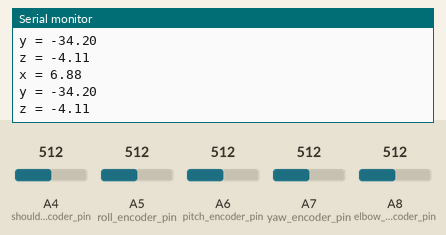
Recording of a sketch running on a simulated Arduino Mega 2560, built with avr-gcc and run on an emulated ATmega2560. On the bench: the last lines printed to the serial monitor. The test bench sets the inputs (shaded band); at power-on: A4 (shoulder_encoder_pin) = 512, A5 (roll_encoder_pin) = 512, A6 (pitch_encoder_pin) = 512, A7 (yaw_encoder_pin) = 512, A8 (elbow_encoder_pin) = 512.

Above: at 1.3 s.
1.4 s: A4 (shoulder_encoder_pin) set to 716
At 1.84 s:
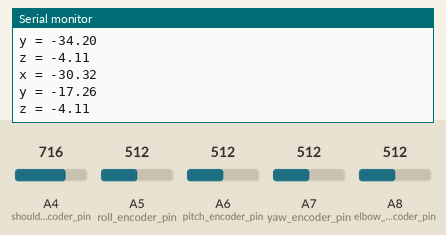
2.9 s: A5 (roll_encoder_pin) set to 716
At 3.35 s:
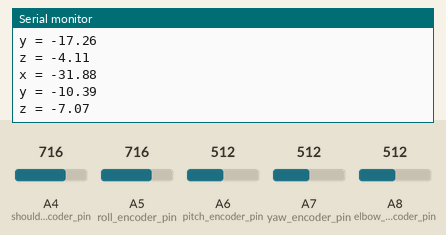
4.4 s: A6 (pitch_encoder_pin) set to 716
At 4.86 s:
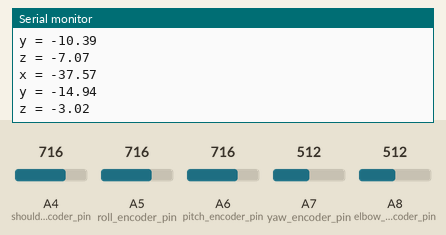
5.9 s: A7 (yaw_encoder_pin) set to 716
At 6.38 s:
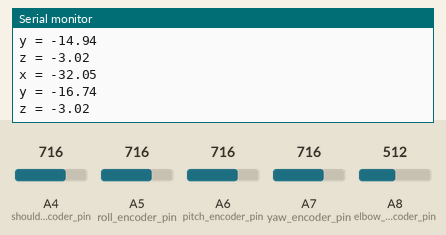
7.4 s: A8 (elbow_encoder_pin) set to 716
At 7.89 s:
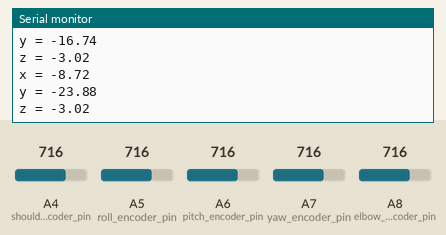
8.9 s: A4 (shoulder_encoder_pin) set to 992
At 9.41 s:
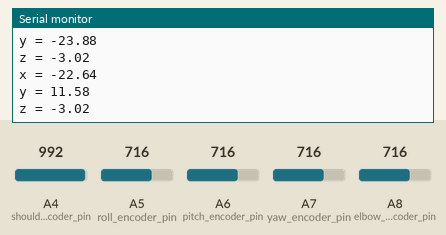
Timing chart, 0 to 11.4 s (numbered marks = the images above; inputs shaded):
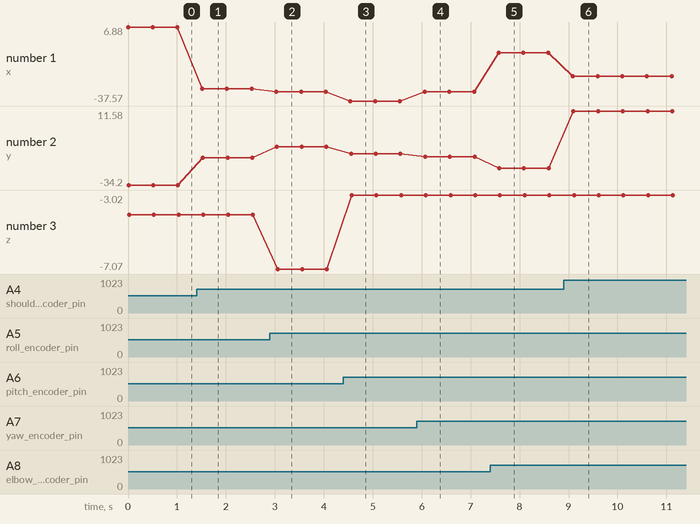

The sketch:

cameraPosition.ino
```cpp
int roll_encoder_pin = A5;
int elbow_encoder_pin = A8;
int pitch_encoder_pin = A6;
int yaw_encoder_pin = A7;
int shoulder_encoder_pin = A4;
double degrees_per_step = 360.0/1024.0; //see page 6 of RM22 rotary magnetic modular encoder data sheet
double degreesInCircle = 360;
double shoulderEncoderOffset = 273.16; //degrees
double elbowEncoderOffset = 171.7; //degrees
double yawEncoderOffset = 15.2; //degrees
double pitchEncoderOffset = 44; //degrees
double rollEncoderOffset = 245.4; //degrees
#define sinDeg(degrees) sin((degrees)*PI/180.0)
#define cosDeg(degrees) cos((degrees)*PI/180.0)
double a1 = 16.0; //inches
double a2 = 19.75; //inches

double shoulderAngle()
{
  // This encoder is backwards, so I subtract the reading from 360 degrees so
  // that the right hand rule will still be followed. Also adjust by an offset of 273.16 degrees
  // (this offset is so that the shoulder will conveniently be at a reading of zero when the
  // arm is stretched out oppposite from the spline/battery, and not necessary for the DH parameters).
  return degreesInCircle - analogRead(shoulder_encoder_pin)*degrees_per_step - shoulderEncoderOffset;
}

double elbowAngle()
{
  // Following the Denavit–Hartenberg parameter system, this angle (theta2) is off by about 172
  // degrees, so I subtract roughly 172 degrees from the reading.
  return analogRead(elbow_encoder_pin)*degrees_per_step - elbowEncoderOffset;
}

double yawAngle()
{
  // Following the denavit-Hartenberg parameter system, this angle (theta3) is off by about 15
  // degrees, so I add roughly 15 degrees to the reading.
  return analogRead(yaw_encoder_pin)*degrees_per_step + yawEncoderOffset;
}

double pitchAngle()
{
  // Following the denavit-Hartenberg parameter system, this angle (theta4) is off by about 44
  // degrees, so I add roughly 44 degrees to the reading.
  return analogRead(pitch_encoder_pin)*degrees_per_step + pitchEncoderOffset;
}

double rollAngle()
{
  // Following the denavit-Hartenberg parameter system, this angle (theta5) is off by about 245
  // degrees, so I subtract roughly 245 degrees from the reading.
  return analogRead(roll_encoder_pin)*degrees_per_step - rollEncoderOffset;
}

void setup() {
  Serial.begin(9600);
}

void loop() {
  double th1 = shoulderAngle() * PI/180.0;
  double th2 = elbowAngle() * PI/180.0;
  double th3 = yawAngle() * PI/180.0;
  double th4 = pitchAngle() * PI/180.0;
  double th5 = rollAngle() * PI/180.0;

  // These formulas come from the output of the matlab file "linearTransformationDHParameters.m"
  Serial.print("x = ");
  Serial.println( (79*cos(th1 + th2))/4 + 16*cos(th1) - (3*sin(th1 + th2)*sin(th3))/2 + (cos(th4 + th5)*((13*sin(th1 + th2)*sin(th3))/2 - (13*cos(th1 + th2)*cos(th3))/2))/2 + (sin(th4 + th5)*((sin(th1 + th2)*sin(th3))/2 - (cos(th1 + th2)*cos(th3))/2))/2 - cos(th4)*(sin(th1 + th2)*sin(th3) - cos(th1 + th2)*cos(th3)) + cos(th5)*((cos(th1 + th2)*sin(th3))/2 + (sin(th1 + th2)*cos(th3))/2) - sin(th4)*((9*sin(th1 + th2)*sin(th3))/2 - (9*cos(th1 + th2)*cos(th3))/2) - sin(th5)*((13*cos(th1 + th2)*sin(th3))/2 + (13*sin(th1 + th2)*cos(th3))/2) + (cos(th4 - th5)*((13*sin(th1 + th2)*sin(th3))/2 - (13*cos(th1 + th2)*cos(th3))/2))/2 - (sin(th4 - th5)*((sin(th1 + th2)*sin(th3))/2 - (cos(th1 + th2)*cos(th3))/2))/2 + (3*cos(th1 + th2)*cos(th3))/2);
  Serial.print("y = ");
  Serial.println((79*sin(th1 + th2))/4 + 16*sin(th1) - (13*sin(th1 + th2 + th3)*cos(th4 + th5))/4 - (sin(th1 + th2 + th3)*sin(th4 + th5))/4 - (cos(th1 + th2 + th3)*cos(th5))/2 + sin(th1 + th2 + th3)*cos(th4) + (13*cos(th1 + th2 + th3)*sin(th5))/2 + (9*sin(th1 + th2 + th3)*sin(th4))/2 - (13*cos(th4 - th5)*sin(th1 + th2 + th3))/4 + (sin(th4 - th5)*sin(th1 + th2 + th3))/4 + (3*cos(th1 + th2)*sin(th3))/2 + (3*sin(th1 + th2)*cos(th3))/2);
  Serial.print("z = ");
  Serial.println((9*cos(th4))/2 - sin(th4) + (13*cos(th5)*sin(th4))/2 + (sin(th4)*sin(th5))/2);
  delay(500);
}
```

Measured:
- after the input at 1.4 s, the serial monitor: prints a new line after 0.12 s (image 1)
- after the input at 2.9 s, the serial monitor: prints a new line after 0.13 s (image 2)
- after the input at 4.4 s, the serial monitor: prints a new line after 0.14 s (image 3)
- after the input at 5.9 s, the serial monitor: prints a new line after 0.16 s (image 4)
- after the input at 7.4 s, the serial monitor: prints a new line after 0.17 s (image 5)
- after the input at 8.9 s, the serial monitor: prints a new line after 0.19 s (image 6)
- plotted number 1: 6.88 → -30.32 after the input at 1.4 s, -30.32 → -31.88 after the input at 2.9 s, -31.88 → -37.57 after the input at 4.4 s, -37.57 → -32.05 after the input at 5.9 s, -32.05 → -8.72 after the input at 7.4 s
- plotted number 2: -34.2 → -17.26 after the input at 1.4 s, -17.26 → -10.39 after the input at 2.9 s, -10.39 → -14.94 after the input at 4.4 s, -14.94 → -16.74 after the input at 5.9 s, -16.74 → -23.88 after the input at 7.4 s
